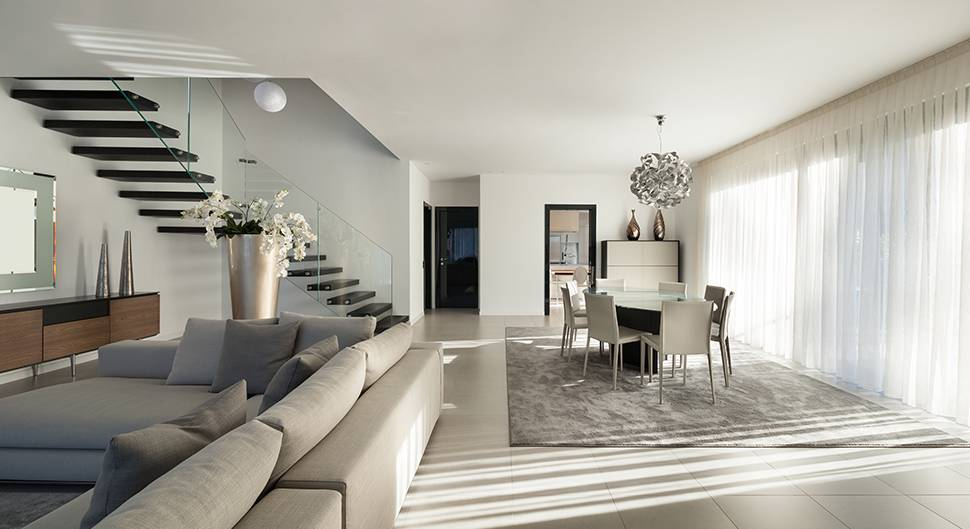
#> input picture tests/annale DS/traitement_image_exemple/img1.jpg, 970 x 529 px
$ python app.py
#> lines starting #> are read from the running program, lines starting #| are printed output that depends on the picture
import cv2

# Charger l'image
image_path = "img1.jpg"  # Spécifiez le chemin vers votre image
image = cv2.imread(image_path)
#> image is the input picture: shape (529, 970, 3); mean B, G, R 159.2, 168.3, 171.6

# Vérifier si l'image est chargée correctement
if image is not None:
    # Convertir l'image en niveau de gris
    gray_image = cv2.cvtColor(image, cv2.COLOR_BGR2GRAY)
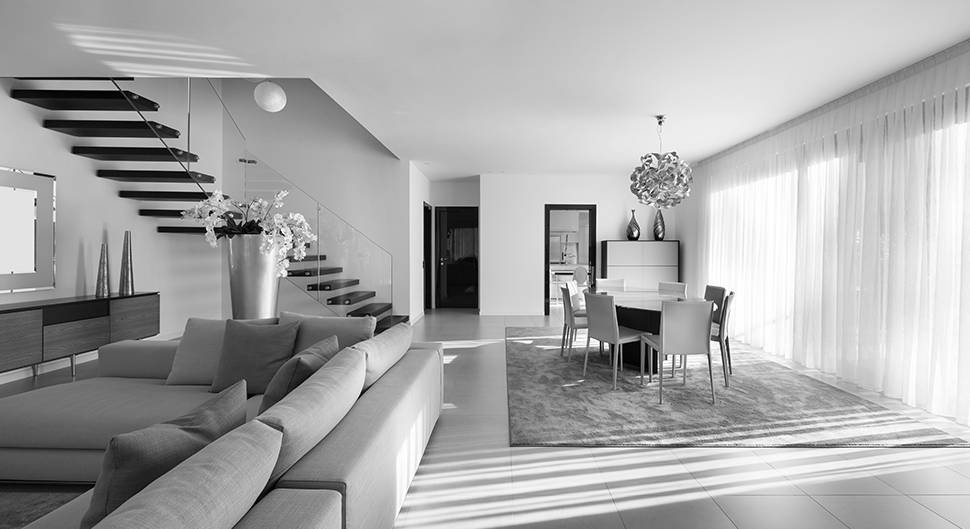
#> gray_image: shape (529, 970); min 0, max 255, mean 168.3

    # Appliquer un flou gaussien à l'image en niveaux de gris
    blurred_image = cv2.GaussianBlur(gray_image, (5, 5), 0)

    # Détecter les contours sur l'image floue
    edges = cv2.Canny(image, 30, 150)
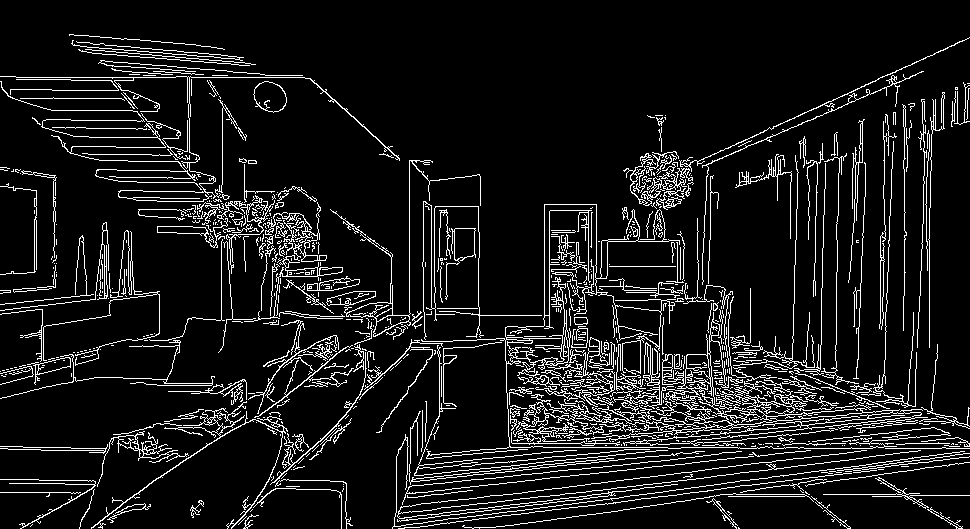
#> edges: shape (529, 970); 9.7% white in thin lines or dots

    # Afficher les images
    cv2.imshow("Original Image", image)
    cv2.imshow("Grayscale Image", gray_image)
    cv2.imshow("Blurred Image", blurred_image)
    cv2.imshow("Edges", edges)

    # Attendre l'appui sur une touche pour fermer les fenêtres
    cv2.waitKey(0)
    cv2.destroyAllWindows()
else:
    print("Erreur lors du chargement de l'image.")
